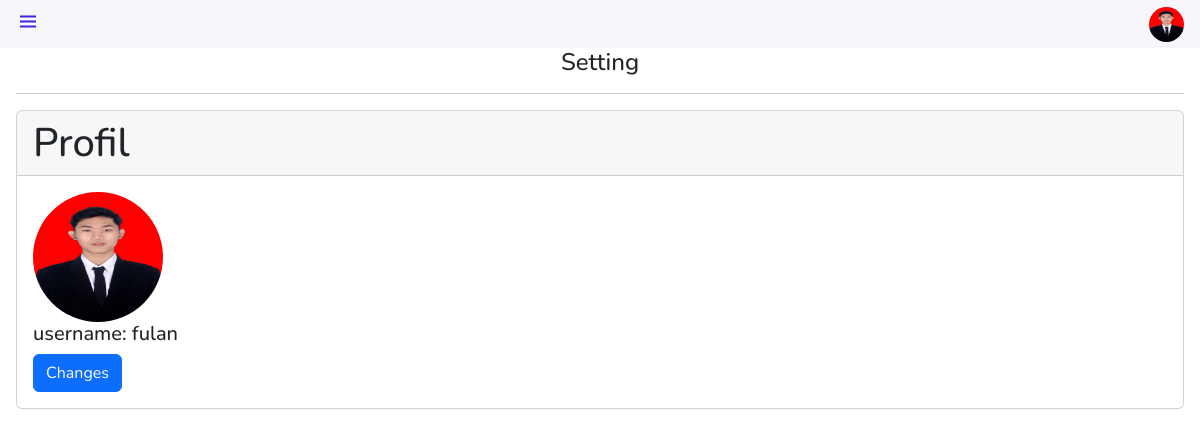
Page /teacher/setting.php (signed in) on the committed database.
### tables this page shows
CREATE TABLE `users` (
  `id_user` int(11) NOT NULL,
  `username` varchar(50) NOT NULL,
  `email` varchar(100) NOT NULL,
  `password` varchar(100) NOT NULL,
  `role` varchar(10) NOT NULL,
  `photo` varchar(100) DEFAULT NULL
);

### teacher/setting.php (the view, shortened to what this page needs)
<?php
require('../function.php');
$idPengguna = intval($_SESSION['user_id']);
$query = "SELECT username, photo FROM users WHERE id_user = $idPengguna";
$result = $conn->query($query);
?>
<!DOCTYPE html>
<html lang="en">
<head>
  <link rel="stylesheet" href="https://cdn.jsdelivr.net/npm/bootstrap@5.2.3/dist/css/bootstrap.min.css">
  <link rel="stylesheet" href="https://cdn.jsdelivr.net/npm/boxicons@latest/css/boxicons.min.css">
  <link rel="stylesheet" href="https://cdn.jsdelivr.net/npm/bootstrap-icons@1.11.1/font/bootstrap-icons.css">
</head>
<body id="body-pd">
  <?php if ($result->num_rows > 0) : ?>
    <?php foreach ($result as $row) : ?>
      <header class="header" id="header">
        <div class="header_toggle"> <i class='bx bx-menu' id="header-toggle"></i> </div>
        <div class="header_img">
          <?php
          $img = '../' .  $row['photo'];
          $profileImage = ($img !== null) ? $img : 'https://via.placeholder.com/150';
          ?>
          <img src="<?= $profileImage ?>" alt="">
        </div>
      </header>
      <div class="content-wrapper">
        <div>
          <h4 class="text-center">Setting</h4>
          <hr>
          <div class="card">
            <h1 class="card-header">Profil</h1>
            <div class="card-body">
              <img src="<?= $img ?>" class="card-img-top rounded-circle img-fluid" alt="Profile Image" style="width: 130px; height: 130px;">
              <h5 class="card-title">username: <?= $row['username'] ?> </h5>
              <button type="button" class="btn btn-primary" data-bs-toggle="modal" data-bs-target="#changes">
                Changes
              </button>
            </div>
          </div>
        </div>
      <?php endforeach; ?>
      </div>
    <?php endif ?>
</body>
</html>

### teacher/setting.php (style rules this page uses)
:root { --header-height: 3rem; --nav-width: 68px; --first-color: #4723D9; --first-color-light: #AFA5D9; --white-color: #F7F6FB; --body-font: 'Nunito', sans-serif; --normal-font-size: 1rem; --z-fixed: 100 }
body { position: relative; margin: var(--header-height) 0 0 0; padding: 0 1rem; font-family: var(--body-font); font-size: var(--normal-font-size); transition: .5s }
.header { width: 100%; height: var(--header-height); position: fixed; top: 0; left: 0; display: flex; align-items: center; justify-content: space-between; padding: 0 1rem; background-color: var(--white-color); z-index: var(--z-fixed); transition: .5s }
.header_toggle { color: var(--first-color); font-size: 1.5rem; cursor: pointer }
.header_img { width: 35px; height: 35px; display: flex; justify-content: center; border-radius: 50%; overflow: hidden }
.header_img img { width: 40px }

### rows in the picture
users: photo (picture), username "fulan"
